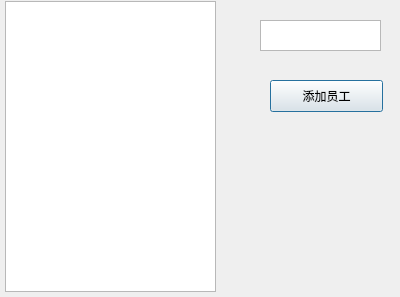
<?xml version="1.0" encoding="UTF-8"?>
<ui version="4.0">
 <class>Employees</class>
 <widget class="QDialog" name="Employees">
  <property name="geometry">
   <rect>
    <x>0</x>
    <y>0</y>
    <width>400</width>
    <height>297</height>
   </rect>
  </property>
  <property name="windowTitle">
   <string>Dialog</string>
  </property>
  <widget class="QTableWidget" name="tableWidget">
   <property name="geometry">
    <rect>
     <x>5</x>
     <y>1</y>
     <width>211</width>
     <height>291</height>
    </rect>
   </property>
  </widget>
  <widget class="QPushButton" name="pushButton">
   <property name="geometry">
    <rect>
     <x>270</x>
     <y>80</y>
     <width>113</width>
     <height>32</height>
    </rect>
   </property>
   <property name="text">
    <string>添加员工</string>
   </property>
  </widget>
  <widget class="QTextEdit" name="textEdit">
   <property name="geometry">
    <rect>
     <x>260</x>
     <y>20</y>
     <width>121</width>
     <height>31</height>
    </rect>
   </property>
  </widget>
 </widget>
 <resources/>
 <connections/>
</ui>
